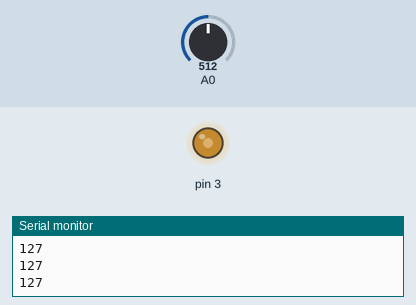
This sketch was run on a simulated Arduino Uno, built with avr-gcc and run on an emulated ATmega328P. On the bench: output pins drawn as LEDs (lit = HIGH), the last lines printed to the serial monitor. Inputs (shaded band) come from the test bench; at power-on: A0 = 512.

Above: at 1.2 s.
1.3 s: A0 set to 716
At 1.7 s:
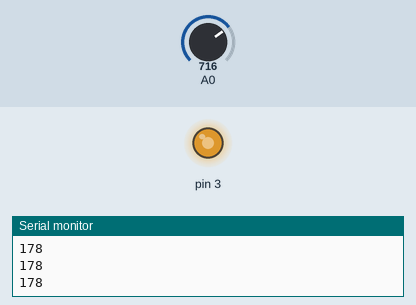
2.8 s: A0 set to 900
At 4.0 s:
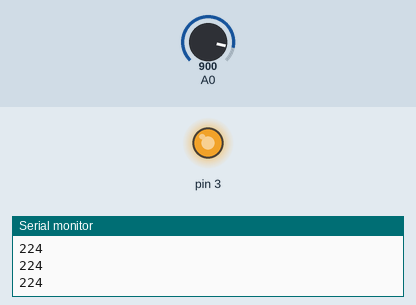
4.3 s: A0 set to 122
At 5.2 s:
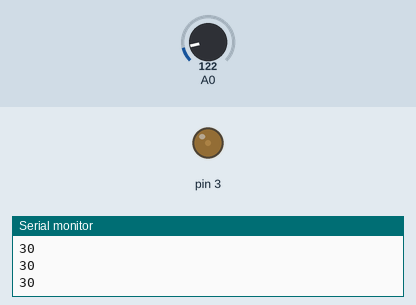
5.8 s: A0 set to 0
At 6.3 s:
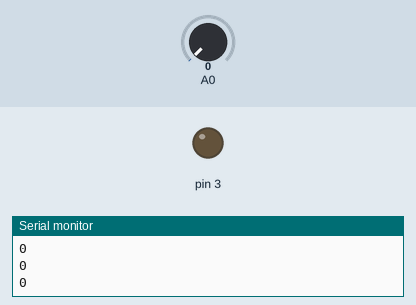
7.3 s: A0 set to 511
At 8.7 s:
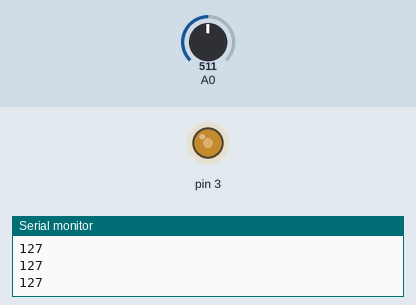
Timing chart, 0 to 9.8 s (numbered marks = the images above; inputs shaded):
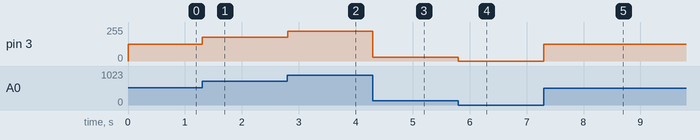

Measured:
- after the input at 1.3 s, pin 3: 127/255 → 178/255 at once
- after the input at 2.8 s, pin 3: 178/255 → 224/255 at once
- after the input at 4.3 s, pin 3: 224/255 → 30/255 at once
- after the input at 5.8 s, pin 3: 30/255 → 0/255 at once
- after the input at 7.3 s, pin 3: 0/255 → 127/255 at once

The sketch:

moteru0_0.ino
```cpp
 int v;
void setup()
{
  Serial.begin(9600);
    //on dÃ©clare les broches en sorties
    pinMode(3, OUTPUT);

    //on met la valeur de chaque couleur
   // analogWrite(3, 0);
  }

void loop()
{

    v = analogRead(0);
    v=v*255.0/1024;
    analogWrite(3,v);
    Serial.println(v);

}
```
